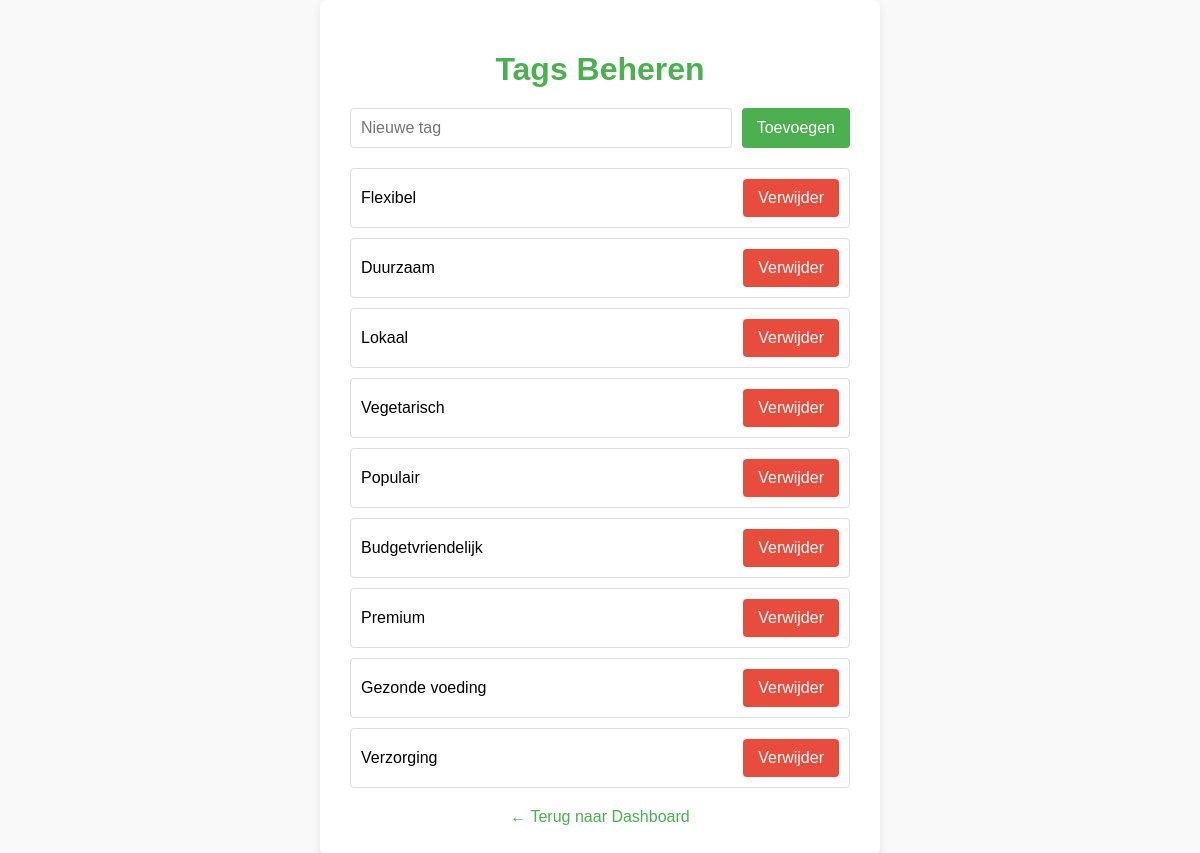
Screenshot of /tags (signed in) with the database file from the repository.
### app.py (models this page shows)
class Tag(db.Model):
    id = db.Column(db.Integer, primary_key=True)
    naam = db.Column(db.String(100), nullable=False, unique=True)
    abonnementen = db.relationship('Abonnement', secondary='abonnement_tag', back_populates='tags')

### app.py (the view, shortened to what this page needs)
@app.route('/tags', methods=['GET', 'POST'])
@login_required
def manage_tags():
    if not current_user.is_admin:
        return redirect(url_for('index'))
    tags = Tag.query.all()
    return render_template('manage_tags.html', tags=tags)

### app.py (called while the page is built)
@login_manager.user_loader
def load_user(user_id):
    return User.query.get(int(user_id))

### templates/manage_tags.html (shortened to what this page needs)
<!DOCTYPE html>
<html lang="en">
<head>
    <link rel="stylesheet" href="styles.css">
</head>
<body>
    <div class="container">
        <h1>Tags Beheren</h1>
        <form method="POST">
            <input type="text" name="naam" placeholder="Nieuwe tag" required>
            <button type="submit">Toevoegen</button>
        </form>
        <ul>
            {% for tag in tags %}
            <li>
                {{ tag.naam }}
                <form method="POST" action="{{ url_for('delete_tag', id=tag.id) }}" style="margin: 0;">
                    <button type="submit">Verwijder</button>
                </form>
            </li>
            {% endfor %}
        </ul>
        <a href="{{ url_for('index') }}" class="back-link">&larr; Terug naar Dashboard</a>
    </div>
</body>
</html>

### static/styles.css (style rules this page uses)
body { font-family: 'Roboto', sans-serif; }

### templates/manage_tags.html (style rules this page uses)
body { font-family: Arial, sans-serif; background-color: #f9f9f9; margin: 0; padding: 0; display: flex; justify-content: center; align-items: center; min-height: 100vh; }
.container { background: #fff; border-radius: 8px; box-shadow: 0 4px 8px rgba(0, 0, 0, 0.1); padding: 30px; width: 100%; max-width: 500px; }
h1 { color: #4CAF50; margin-bottom: 20px; text-align: center; }
form { display: flex; justify-content: space-between; gap: 10px; margin-bottom: 20px; }
input[type="text"] { flex: 1; padding: 10px; border: 1px solid #ddd; border-radius: 4px; font-size: 1rem; }
button { background-color: #4CAF50; color: white; border: none; padding: 10px 15px; border-radius: 4px; font-size: 1rem; cursor: pointer; transition: background-color 0.3s ease; }
ul { list-style-type: none; padding: 0; margin: 0; }
li { display: flex; justify-content: space-between; align-items: center; padding: 10px; border: 1px solid #ddd; border-radius: 4px; margin-bottom: 10px; }
li form { margin: 0; }
li button { background-color: #e74c3c; }
.back-link { display: block; margin-top: 20px; text-align: center; color: #4CAF50; text-decoration: none; }

### rows the page displays
Tag: naam "Flexibel"
Tag: naam "Duurzaam"
Tag: naam "Lokaal"
Tag: naam "Vegetarisch"
Tag: naam "Populair"
Tag: naam "Budgetvriendelijk"
Tag: naam "Premium"
Tag: naam "Gezonde voeding"
Tag: naam "Verzorging"
